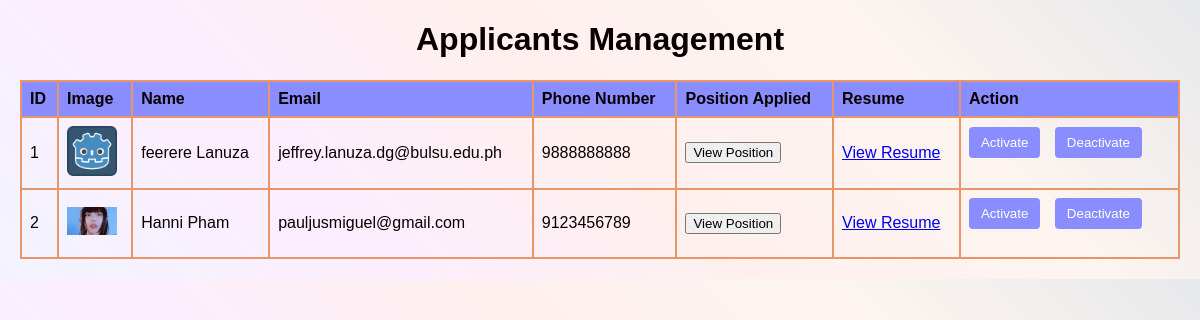
The page /jobseeker_list/ (signed in) on the database its author committed.
### venari/models.py (models this page shows, shortened)
class job_seeker(models.Model):
    user = models.ForeignKey(User, on_delete=models.CASCADE)
    status = models.CharField(max_length=50, null = True)
    password = models.CharField(max_length=100, null= True)
    email = models.CharField(max_length=100, null=True)
    phone_number = models.IntegerField(max_length=20)
    profile_image = models.ImageField(upload_to="")
    gender = models.CharField(max_length=10, null=True)
    address = models.CharField(max_length=100, null=True)
    occupation = models.CharField(max_length=100, null=True)
    age = models.CharField(max_length=15, null=True)
    user_type = models.CharField(max_length=30)
    bio = models.CharField(max_length=100, null=True)
    bookmarks = models.ManyToManyField('post_jobs', blank=True)
    resume = models.FileField(upload_to='', null=True)
    skills = models.CharField(max_length=100, null=True)

### venari/views.py (the view)
# urls.py: path("jobseeker_list/", views.view_jobseeker, name="edit jobseeker status"),
def view_jobseeker(request):
    if not request.user.is_authenticated:
        return redirect("/admin_login")
    applicants = job_seeker.objects.all()
    return render(request, "jobseeker_list.html", {'applicants':applicants})

### venari/templates/jobseeker_list.html (shortened to what this page needs)
<!DOCTYPE html>
<html lang="en">
<head>
</head>
<body>
<h1><center>Applicants Management</center></h1>
<table>
    <thead>
        <tr>
            <th>ID</th>
            <th>Image</th>
            <th>Name</th>
            <th>Email</th>
            <th>Phone Number</th>
            <th>Position Applied</th>
            <th>Resume</th>
            <th>Action</th>
        </tr>
    </thead>
    <tbody>
        {% for applicant in applicants %}
        <tr id="applicant1">
            <td>{{forloop.counter}}</td>
            <td><img src="{{applicant.profile_image.url}}" alt="Applicant Image" width="50px"></td>
            <td>{{applicant.user.get_full_name}}</td>
            <td>{{applicant.user.email}}</td>
            <td>{{applicant.phone_number}}</td>
            <td>
                <button onclick="openModal('applicant1')">View Position</button>
            </td>
            <td><a href="{{applicant.resume.url}}" target="_blank">View Resume</a></td>
            <td>
            <div class="action-btns">
                <button onclick="activateApplicant(' {{applicant.id}}' )" onmousedown="this.classList.add('clicked')" onmouseup="this.classList.remove('clicked')">Activate</button>
                <button onclick="deactivateApplicant(' {{applicant.id}}')" onmousedown="this.classList.add('clicked')" onmouseup="this.classList.remove('clicked')">Deactivate</button>
            </div>
            </td>
        </tr>
        {% endfor %}
    </tbody>
</table>
</body>
</html>

### venari/templates/jobseeker_list.html (style rules this page uses)
body { font-family: Arial, sans-serif; margin: 20px; background: linear-gradient(45deg, rgba(137, 141, 255, 0.1), rgba(223, 90, 255, 0.1), rgba(251, 103, 95, 0.1), rgba(232, 149, 104, 0.1), rgba(18, 34, 56, 0.1)); color: rgb(8, 0, 0); }
table { border-collapse: collapse; width: 100%; }
th, td { border: 2px solid #E89568; padding: 8px; text-align: left; }
th { background-color: #898DFF; }
.action-btns { margin-bottom: 10px; }
.action-btns button { margin-right: 10px; margin-bottom: 10px; padding: 8px 12px; background-color: #898DFF; color: white; border: none; border-radius: 4px; cursor: pointer; transition: background-color 0.3s ease; }

### rows shown on the page
job_seeker: profile_image (picture), user.get_full_name "feerere Lanuza", user.email "jeffrey.lanuza.dg@bulsu.edu.ph", phone_number "9888888888"
job_seeker: profile_image (picture), user.get_full_name "Hanni Pham", user.email "pauljusmiguel@gmail.com", phone_number "9123456789"
